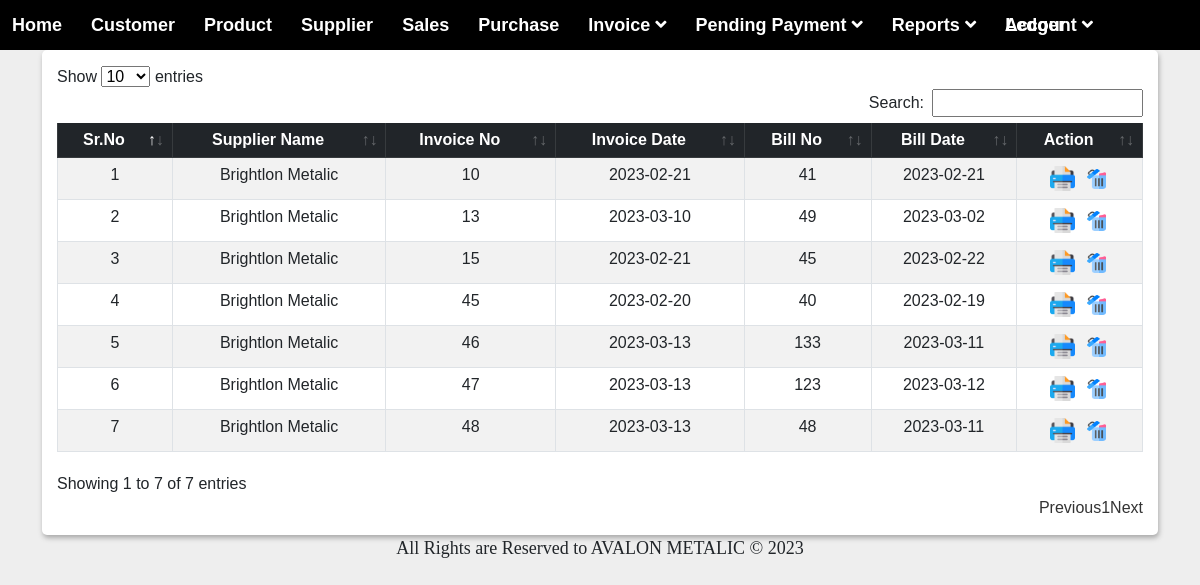
The page /purchase/view_purch_inv.php on the database its author committed.
### tables this page shows
CREATE TABLE `purchase` (
  `id` int(50) NOT NULL,
  `productid` varchar(100) NOT NULL,
  `supplier_name` varchar(100) NOT NULL,
  `date` date NOT NULL DEFAULT current_timestamp(),
  `invoice_no` int(50) NOT NULL,
  `bill_no` varchar(100) NOT NULL,
  `bill_date` date NOT NULL,
  `product_name` varchar(200) NOT NULL,
  `quantity` varchar(50) NOT NULL,
  `rate` varchar(100) NOT NULL,
  `amount` varchar(100) NOT NULL,
  `pymnt_mode` varchar(100) NOT NULL
);

CREATE TABLE `supplier` (
  `id` int(50) NOT NULL,
  `name` varchar(100) NOT NULL,
  `city` varchar(100) NOT NULL,
  `area` varchar(100) NOT NULL,
  `state` varchar(100) NOT NULL,
  `pan_no` varchar(100) NOT NULL,
  `adhar_no` varchar(100) NOT NULL,
  `gstin` varchar(100) NOT NULL,
  `address` varchar(500) NOT NULL,
  `pin` varchar(100) NOT NULL,
  `mo_no` varchar(100) NOT NULL,
  `email` varchar(100) NOT NULL,
  `website` varchar(100) NOT NULL
);

### purchase/view_purch_inv.php (the view, shortened to what this page needs)
<?php
include('../inc/connection.php');
include('../inc/menu.php');
?>
<!DOCTYPE html>
<html lang="en">
<head>
    <link rel="stylesheet" href="../assets/css/bootstrap.min.css">
    <link rel="stylesheet" href="../assets/css/datatables.min.css">
    <link rel="stylesheet" href="../assets/css/style.css">
    <link rel="stylesheet" href="../assets/buttons.dataTables.min.css">
</head>
<body>
    <div class="container">
        <div class="data_table">
            <form method="post">
                <table id="example" class="table table-striped table-bordered display">
                    <thead class="table-dark">
                        <tr>
                        <tr>
                            <th style="text-align: center;">Sr.No</th>
                            <th style="text-align: center;">Supplier Name</th>
                            <th style="text-align: center;">Invoice No</th>
                            <th style="text-align: center;">Invoice Date</th>
                            <th style="text-align: center;">Bill No</th>
                            <th style="text-align: center;">Bill Date</th>
                            <th style="text-align: center;">Action</th>
                        </tr>
                    </thead>
                    <tbody>
                        <?php
                        $cnt = 1;
                        $query = "SELECT supplier.name, purchase.id, purchase.invoice_no, purchase.date, purchase.bill_no, purchase.bill_date, purchase.product_name, purchase.quantity,purchase.rate,purchase.amount FROM purchase JOIN supplier ON supplier.id = purchase.supplier_name GROUP BY purchase.invoice_no;";
                        $res = mysqli_query($con, $query);
                        while ($row = mysqli_fetch_array($res)) {
                        ?>
                        <tr>
                            <td style="text-align: center;"><?= $cnt; ?></td>
                            <td style="text-align: center;"><?= $row['name']; ?></td>
                            <td style="text-align: center;"><?= $row['invoice_no']; ?></td>
                            <td style="text-align: center;"><?= $row['date']; ?></td>
                            <td style="text-align: center;"><?= $row['bill_no']; ?></td>
                            <td style="text-align: center;"><?= $row['bill_date']; ?></td>
                            <td style="text-align: center;">
                                <a href="purch_print.php?id=<?php echo $row['invoice_no']; ?>"><img
                                        src="../IMG/print.png" height="25px" width="25PX"></a>&nbsp;
                                        <a href="del_purch_inv.php?id=<?php echo $row['invoice_no']; ?>"
                                    onclick="return confirm('Are You Sure??');"><img src="../IMG/delete.png"
                                        height="20px" width="25px"></a>
                            </td>
                        </tr>
                        <?php
                            $cnt++;
                        }
                        ?>
                    </tbody>
                </table>
            </form>
        </div>
    </div>
</body>
</html>
<?php
include('../inc/footer.php');
?>

### account/style.css (style rules this page uses)
a { text-decoration: none; }

### assets/css/style.css (style rules this page uses)
* { margin: 0; padding: 0; outline: 0; }
html { scroll-behavior: smooth; }
body { background: #eee; font-family: 'Raleway', sans-serif; font-family: 'Roboto', sans-serif; font-family: 'Poppins', sans-serif; font-family: 'Rubik', sans-serif; padding: 0s; }
h1, h2, h3, h4, h5, h6, p, a, ol, ul, li, img, span, input, form, label, .btn, .navbar, .navbar-brand { margin: 0; padding: 0; }
a, a:hover { text-decoration: none; color: #333; -webkit-transition: 0.2s; transition: 0.2s; }
.data_table { background: #fff; padding: 15px; box-shadow: 1px 3px 5px #aaa; border-radius: 5px; }

### inc/menu.php (style rules this page uses)
* { margin: 0; padding: 0; box-sizing: border-box; }
body { font-family: -apple-system, BlinkMacSystemFont, 'Segoe UI', Roboto, Oxygen, Ubuntu, Cantarell, 'Open Sans', 'Helvetica Neue', sans-serif; background-image: url(background-img.jpg); background-size: cover; background-attachment: fixed; }

### rows shown on the page
purchase: supplier.name "Brightlon Metalic", invoice_no "10", date "2023-02-21", bill_no "41", bill_date "2023-02-21"
purchase: supplier.name "Brightlon Metalic", invoice_no "13", date "2023-03-10", bill_no "49", bill_date "2023-03-02"
purchase: supplier.name "Brightlon Metalic", invoice_no "15", date "2023-02-21", bill_no "45", bill_date "2023-02-22"
purchase: supplier.name "Brightlon Metalic", invoice_no "45", date "2023-02-20", bill_no "40", bill_date "2023-02-19"
purchase: supplier.name "Brightlon Metalic", invoice_no "46", date "2023-03-13", bill_no "133", bill_date "2023-03-11"
purchase: supplier.name "Brightlon Metalic", invoice_no "47", date "2023-03-13", bill_no "123", bill_date "2023-03-12"
purchase: supplier.name "Brightlon Metalic", invoice_no "48", date "2023-03-13", bill_no "48", bill_date "2023-03-11"
